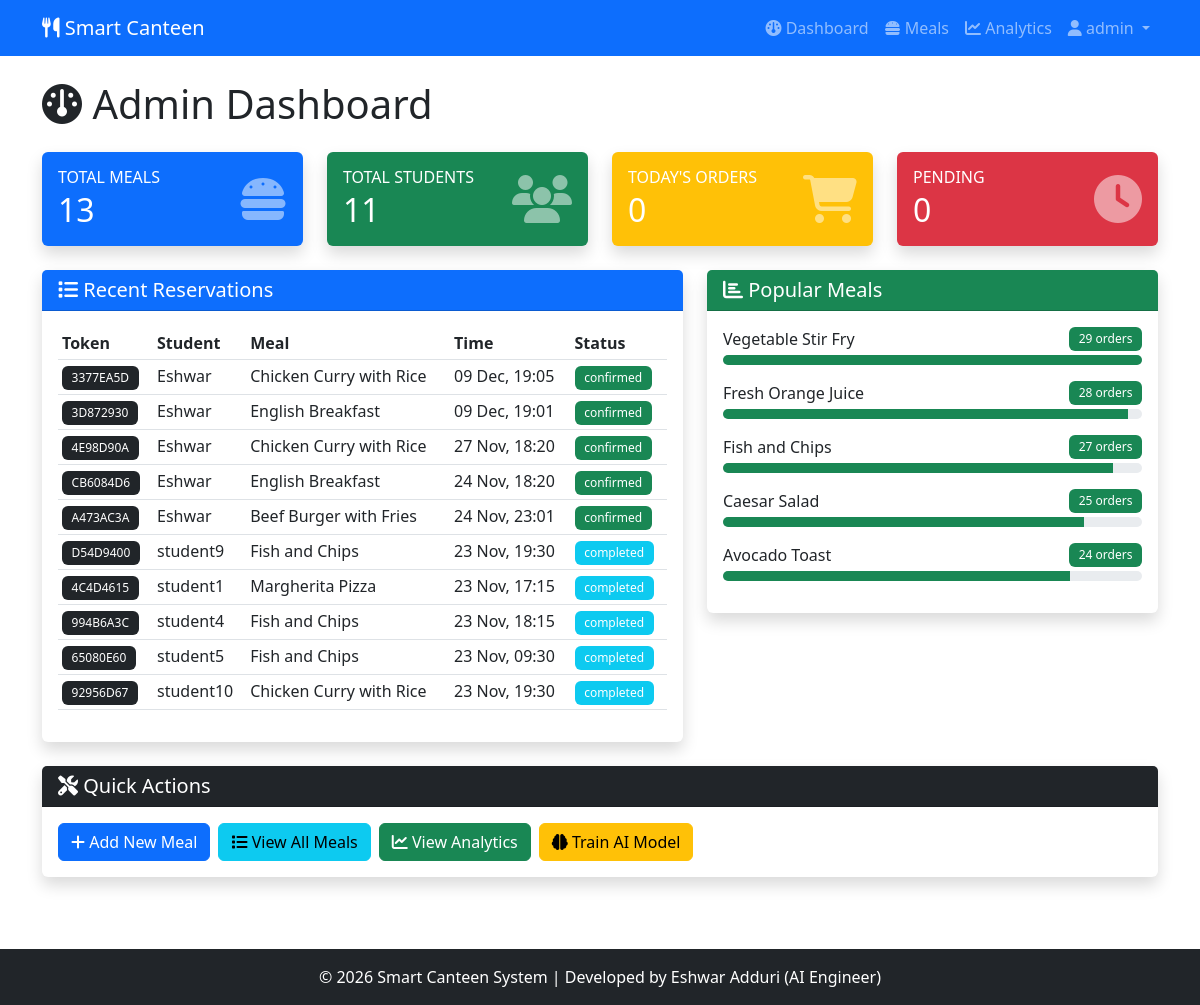
The page /admin/dashboard (signed in) on the database its author committed.
### models.py (models this page shows, shortened)
class User(UserMixin, db.Model):
    __tablename__ = 'users'
    id = db.Column(db.Integer, primary_key=True)
    username = db.Column(db.String(80), unique=True, nullable=False, index=True)
    email = db.Column(db.String(120), unique=True, nullable=False, index=True)
    password_hash = db.Column(db.String(255), nullable=False)
    role = db.Column(db.String(20), nullable=False, default='student')  # 'student' or 'admin'
    department = db.Column(db.String(100))
    created_at = db.Column(db.DateTime, default=datetime.utcnow)
    reservations = db.relationship('Reservation', backref='user', lazy='dynamic', cascade='all, delete-orphan')
    def is_admin(self):
        return self.role == 'admin'

class Reservation(db.Model):
    __tablename__ = 'reservations'
    id = db.Column(db.Integer, primary_key=True)
    user_id = db.Column(db.Integer, db.ForeignKey('users.id'), nullable=False, index=True)
    meal_id = db.Column(db.Integer, db.ForeignKey('meals.id'), nullable=False, index=True)
    pickup_time = db.Column(db.DateTime, nullable=False, index=True)
    status = db.Column(db.String(20), default='pending')  # pending, confirmed, completed, cancelled
    token = db.Column(db.String(10), unique=True, nullable=False)
    quantity = db.Column(db.Integer, default=1)
    created_at = db.Column(db.DateTime, default=datetime.utcnow, index=True)

class Meal(db.Model):
    __tablename__ = 'meals'
    id = db.Column(db.Integer, primary_key=True)
    name = db.Column(db.String(100), nullable=False)
    description = db.Column(db.Text)
    price = db.Column(db.Float, nullable=False)
    category = db.Column(db.String(50), nullable=False)  # breakfast, lunch, dinner, snack
    stock = db.Column(db.Integer, default=0)
    image_url = db.Column(db.String(255))
    is_available = db.Column(db.Boolean, default=True)
    created_at = db.Column(db.DateTime, default=datetime.utcnow)
    updated_at = db.Column(db.DateTime, default=datetime.utcnow, onupdate=datetime.utcnow)
    reservations = db.relationship('Reservation', backref='meal', lazy='dynamic')
    predictions = db.relationship('Prediction', backref='meal', lazy='dynamic')

### app.py (the view)
@app.route('/admin/dashboard')
@login_required
def admin_dashboard():
    if not current_user.is_admin():
        flash('Access denied', 'danger')
        return redirect(url_for('student_dashboard'))
    total_meals = Meal.query.count()
    total_users = User.query.filter_by(role='student').count()
    today_reservations = Reservation.query.filter(
        db.func.date(Reservation.created_at) == datetime.utcnow().date()
    ).count()
    pending_reservations = Reservation.query.filter_by(status='pending').count()
    recent_reservations = Reservation.query.order_by(
        Reservation.created_at.desc()
    ).limit(10).all()
    popular_meals = db.session.query(
        Meal.name,
        db.func.count(Reservation.id).label('count')
    ).join(Reservation).group_by(Meal.id).order_by(db.desc('count')).limit(5).all()
    stats = {
        'total_meals': total_meals,
        'total_users': total_users,
        'today_reservations': today_reservations,
        'pending_reservations': pending_reservations
    }
    return render_template(
        'admin_dashboard.html',
        stats=stats,
        recent_reservations=recent_reservations,
        popular_meals=popular_meals
    )

### app.py (called while the page is built)
@login_manager.user_loader
def load_user(user_id):
    return User.query.get(int(user_id))

### templates/admin_dashboard.html (shortened to what this page needs)
{% extends "base.html" %}
{% block content %}
<div class="container">
    <h1 class="mb-4"><i class="fas fa-dashboard"></i> Admin Dashboard</h1>
    <div class="row mb-4">
        <div class="col-md-3">
            <div class="card bg-primary text-white shadow">
                <div class="card-body">
                    <div class="d-flex justify-content-between align-items-center">
                        <div>
                            <h6 class="text-uppercase mb-1">Total Meals</h6>
                            <h2 class="mb-0">{{ stats.total_meals }}</h2>
                        </div>
                        <i class="fas fa-hamburger fa-3x opacity-50"></i>
                    </div>
                </div>
            </div>
        </div>
        <div class="col-md-3">
            <div class="card bg-success text-white shadow">
                <div class="card-body">
                    <div class="d-flex justify-content-between align-items-center">
                        <div>
                            <h6 class="text-uppercase mb-1">Total Students</h6>
                            <h2 class="mb-0">{{ stats.total_users }}</h2>
                        </div>
                        <i class="fas fa-users fa-3x opacity-50"></i>
                    </div>
                </div>
            </div>
        </div>
        <div class="col-md-3">
            <div class="card bg-warning text-white shadow">
                <div class="card-body">
                    <div class="d-flex justify-content-between align-items-center">
                        <div>
                            <h6 class="text-uppercase mb-1">Today's Orders</h6>
                            <h2 class="mb-0">{{ stats.today_reservations }}</h2>
                        </div>
                        <i class="fas fa-shopping-cart fa-3x opacity-50"></i>
                    </div>
                </div>
            </div>
        </div>
        <div class="col-md-3">
            <div class="card bg-danger text-white shadow">
                <div class="card-body">
                    <div class="d-flex justify-content-between align-items-center">
                        <div>
                            <h6 class="text-uppercase mb-1">Pending</h6>
                            <h2 class="mb-0">{{ stats.pending_reservations }}</h2>
                        </div>
                        <i class="fas fa-clock fa-3x opacity-50"></i>
                    </div>
                </div>
            </div>
        </div>
    </div>
    <div class="row">
        <div class="col-md-7 mb-4">
            <div class="card shadow">
                <div class="card-header bg-primary text-white">
                    <h5 class="mb-0"><i class="fas fa-list"></i> Recent Reservations</h5>
                </div>
                <div class="card-body">
                    {% if recent_reservations %}
                        <div class="table-responsive">
                            <table class="table table-sm table-hover">
                                <thead>
                                    <tr>
                                        <th>Token</th>
                                        <th>Student</th>
                                        <th>Meal</th>
                                        <th>Time</th>
                                        <th>Status</th>
                                    </tr>
                                </thead>
                                <tbody>
                                    {% for res in recent_reservations %}
                                        <tr>
                                            <td><span class="badge bg-dark">{{ res.token }}</span></td>
                                            <td>{{ res.user.username }}</td>
                                            <td>{{ res.meal.name }}</td>
                                            <td>{{ res.pickup_time.strftime('%d %b, %H:%M') }}</td>
                                            <td>
                                                <span class="badge bg-{% if res.status == 'confirmed' %}success
                                                    {% elif res.status == 'completed' %}info
                                                    {% elif res.status == 'cancelled' %}danger
                                                    {% else %}warning{% endif %}">
                                                    {{ res.status }}
                                                </span>
                                            </td>
                                        </tr>
                                    {% endfor %}
                                </tbody>
                            </table>
                        </div>
                    {% else %}
                        <p class="text-muted text-center">No reservations yet.</p>
                    {% endif %}
                </div>
            </div>
        </div>
        <div class="col-md-5 mb-4">
            <div class="card shadow">
                <div class="card-header bg-success text-white">
                    <h5 class="mb-0"><i class="fas fa-chart-bar"></i> Popular Meals</h5>
                </div>
                <div class="card-body">
                    {% if popular_meals %}
                        {% for meal_name, count in popular_meals %}
                            <div class="mb-3">
                                <div class="d-flex justify-content-between align-items-center mb-1">
                                    <span>{{ meal_name }}</span>
                                    <span class="badge bg-success">{{ count }} orders</span>
                                </div>
                                <div class="progress" style="height: 10px;">
                                    <div class="progress-bar bg-success" role="progressbar"
                                         style="width: {{ (count / popular_meals[0][1] * 100) }}%"></div>
                                </div>
                            </div>
                        {% endfor %}
                    {% else %}
                        <p class="text-muted text-center">No data available yet.</p>
                    {% endif %}
                </div>
            </div>
        </div>
    </div>
    <div class="row">
        <div class="col-12">
            <div class="card shadow">
                <div class="card-header bg-dark text-white">
                    <h5 class="mb-0"><i class="fas fa-tools"></i> Quick Actions</h5>
                </div>
                <div class="card-body">
                    <div class="d-flex gap-2 flex-wrap">
                        <a href="{{ url_for('add_meal') }}" class="btn btn-primary">
                            <i class="fas fa-plus"></i> Add New Meal
                        </a>
                        <a href="{{ url_for('manage_meals') }}" class="btn btn-info">
                            <i class="fas fa-list"></i> View All Meals
                        </a>
                        <a href="{{ url_for('analytics') }}" class="btn btn-success">
                            <i class="fas fa-chart-line"></i> View Analytics
                        </a>
                        <button id="trainModelBtn" class="btn btn-warning">
                            <i class="fas fa-brain"></i> Train AI Model
                        </button>
                    </div>
                </div>
            </div>
        </div>
    </div>
</div>
{% endblock %}

### templates/base.html (shortened to what this page needs)
<!DOCTYPE html>
<html lang="en">
<head>
    <link href="https://cdn.jsdelivr.net/npm/bootstrap@5.3.0/dist/css/bootstrap.min.css" rel="stylesheet">
    <link rel="stylesheet" href="https://cdnjs.cloudflare.com/ajax/libs/font-awesome/6.4.0/css/all.min.css">
    <link rel="stylesheet" href="{{ url_for('static', filename='css/style.css') }}">
</head>
<body>
    <nav class="navbar navbar-expand-lg navbar-dark bg-primary">
        <div class="container">
            <a class="navbar-brand" href="{{ url_for('index') }}">
                <i class="fas fa-utensils"></i> Smart Canteen
            </a>
            <div class="collapse navbar-collapse" id="navbarNav">
                <ul class="navbar-nav ms-auto">
                    {% if current_user.is_authenticated %}
                        {% if current_user.is_admin() %}
                            <li class="nav-item">
                                <a class="nav-link" href="{{ url_for('admin_dashboard') }}">
                                    <i class="fas fa-dashboard"></i> Dashboard
                                </a>
                            </li>
                            <li class="nav-item">
                                <a class="nav-link" href="{{ url_for('manage_meals') }}">
                                    <i class="fas fa-hamburger"></i> Meals
                                </a>
                            </li>
                            <li class="nav-item">
                                <a class="nav-link" href="{{ url_for('analytics') }}">
                                    <i class="fas fa-chart-line"></i> Analytics
                                </a>
                            </li>
                        {% endif %}
                        <li class="nav-item dropdown">
                            <a class="nav-link dropdown-toggle" href="#" id="userDropdown" role="button" data-bs-toggle="dropdown">
                                <i class="fas fa-user"></i> {{ current_user.username }}
                            </a>
                        </li>
                    {% endif %}
                </ul>
            </div>
        </div>
    </nav>
    <main class="py-4">
        {% block content %}{% endblock %}
    </main>
    <footer class="bg-dark text-white text-center py-3 mt-5">
        <div class="container">
            <p class="mb-0">&copy; 2026 Smart Canteen System | Developed by Eshwar Adduri (AI Engineer)</p>
        </div>
    </footer>
</body>
</html>

### static/css/style.css (style rules this page uses)
:root { --primary-color: #0d6efd; --success-color: #198754; --warning-color: #ffc107; --danger-color: #dc3545; --info-color: #0dcaf0; }
body { font-family: 'Segoe UI', Tahoma, Geneva, Verdana, sans-serif; min-height: 100vh; display: flex; flex-direction: column; }
main { flex: 1; }
.card { transition: transform 0.2s, box-shadow 0.2s; border: none; }
.badge { padding: 0.5em 0.8em; font-weight: 500; }
.btn { transition: all 0.2s; }
.progress { border-radius: 10px; overflow: hidden; }
.progress-bar { transition: width 0.6s ease; }
.fade-in { animation: fadeIn 0.5s ease-in; }
footer { background-color: #343a40; color: white; margin-top: auto; }

### rows shown on the page
User: username "admin"
Reservation: token "3377EA5D", user.username "Eshwar", meal.name "Chicken Curry with Rice", pickup_time "09 Dec, 19:05", status "confirmed"
Reservation: token "3D872930", user.username "Eshwar", meal.name "English Breakfast", pickup_time "09 Dec, 19:01", status "confirmed"
Reservation: token "4E98D90A", user.username "Eshwar", meal.name "Chicken Curry with Rice", pickup_time "27 Nov, 18:20", status "confirmed"
Reservation: token "CB6084D6", user.username "Eshwar", meal.name "English Breakfast", pickup_time "24 Nov, 18:20", status "confirmed"
Reservation: token "A473AC3A", user.username "Eshwar", meal.name "Beef Burger with Fries", pickup_time "24 Nov, 23:01", status "confirmed"
Reservation: token "D54D9400", user.username "student9", meal.name "Fish and Chips", pickup_time "23 Nov, 19:30", status "completed"
Reservation: token "4C4D4615", user.username "student1", meal.name "Margherita Pizza", pickup_time "23 Nov, 17:15", status "completed"
Reservation: token "994B6A3C", user.username "student4", meal.name "Fish and Chips", pickup_time "23 Nov, 18:15", status "completed"
Reservation: token "65080E60", user.username "student5", meal.name "Fish and Chips", pickup_time "23 Nov, 09:30", status "completed"
Reservation: token "92956D67", user.username "student10", meal.name "Chicken Curry with Rice", pickup_time "23 Nov, 19:30", status "completed"
Meal: name "Vegetable Stir Fry", count "29", {{ (count / popular_meals[0][1] * 100) }} 100.0 (drawn)
Meal: name "Fresh Orange Juice", count "28", {{ (count / popular_meals[0][1] * 100) }} 96.55172413793103 (drawn)
Meal: name "Fish and Chips", count "27", {{ (count / popular_meals[0][1] * 100) }} 93.10344827586206 (drawn)
Meal: name "Caesar Salad", stock "25", {{ (count / popular_meals[0][1] * 100) }} 86.20689655172413 (drawn)
Meal: name "Avocado Toast", count "24", {{ (count / popular_meals[0][1] * 100) }} 82.75862068965517 (drawn)

### other values the page prints
{{ stats.total_meals }} "13"
{{ stats.total_users }} "11"
{{ stats.today_reservations }} "0"
{{ stats.pending_reservations }} "0"
